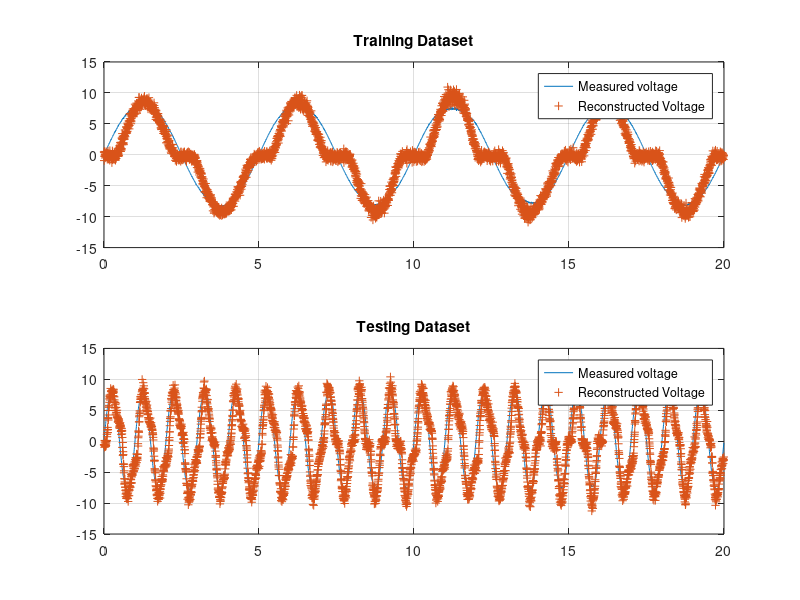

Here is the MATLAB script that generated this plot:
clear
clc
close all

load('usefulData/RIGHTdata_sine_5s_20261110_151859.mat');


% Unpack data
time = motor.time;
voltage = motor.voltage;
current = motor.current;
velocity = motor.velocity;

% set up linear least squares for closed form solution
% measurements are already in columns which is convinient
Y = voltage;
Phi = [velocity, current];

% closed form solution
Theta = (Phi.' * Phi) \ (Phi.' * Y);
Kw = Theta(1)
Ra = Theta(2)

%% Validating measurements on second set of data
load('usefulData/RIGHTdata_sine_1s_20261110_152438.mat');
time2 = motor.time;
voltage2 = motor.voltage;
current2 = motor.current;
velocity2 = motor.velocity;

figure(1)

% Subplot 1: Training Dataset
subplot(2,1,1)
plot(time, voltage)
hold on
plot(time, Ra*current + Kw*velocity, '+')
grid on
title('Training Dataset')
legend("Measured voltage", "Reconstructed Voltage")
hold off

% Subplot 2: Testing Dataset
subplot(2,1,2)
plot(time2, voltage2)
hold on
plot(time2, Ra*current2 + Kw*velocity2, '+')
grid on
title('Testing Dataset')
legend("Measured voltage", "Reconstructed Voltage")
hold off
